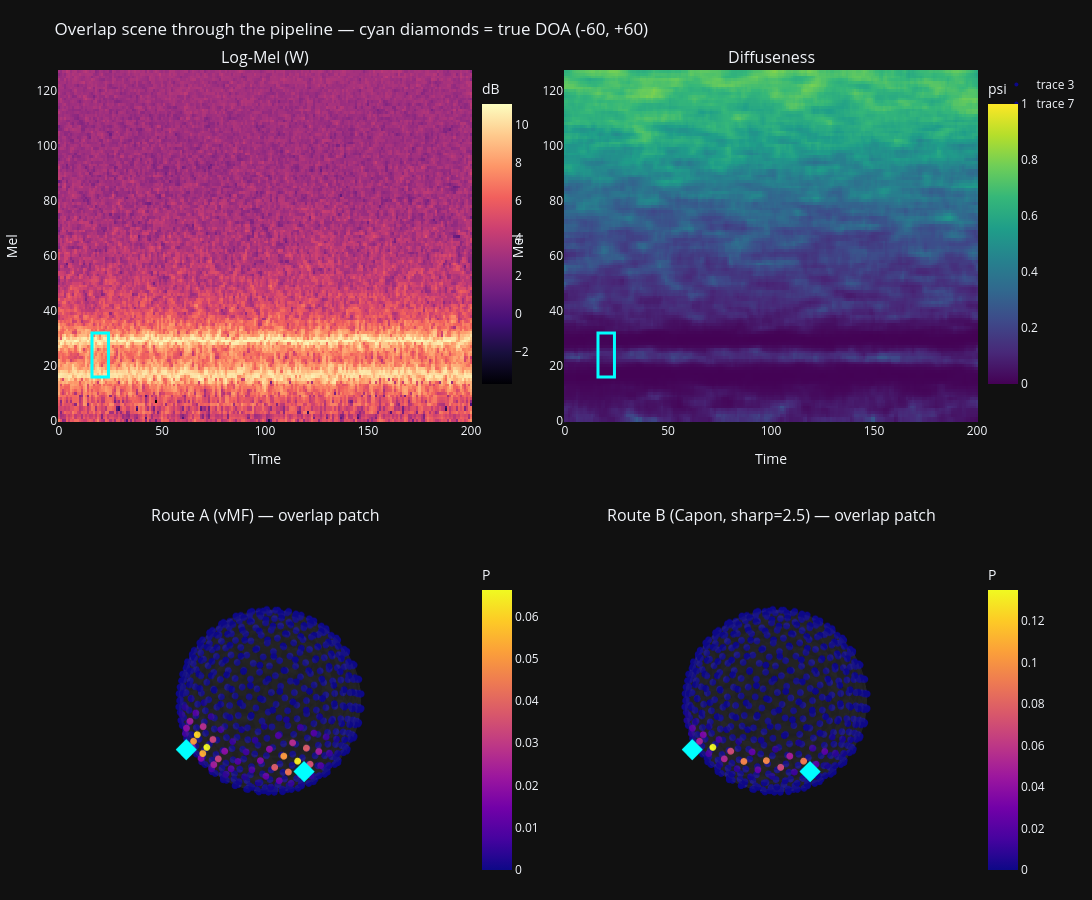

Source (notebook cell):
### Code cell
# ---------- Dashboard: spheres + ground-truth markers ----------
X, Y, Z = G[:, 0], G[:, 1], G[:, 2]
az_deg, el_deg = np.degrees(np.arctan2(Y, X)) % 360, np.degrees(np.arcsin(np.clip(Z, -1, 1)))
hull = ConvexHull(G); im, jm, km = hull.simplices[:, 0], hull.simplices[:, 1], hull.simplices[:, 2]
gt_dirs = [(math.cos(math.radians(a)), math.sin(math.radians(a)), 0.0) for a, e, f in TRUE]

fig = make_subplots(rows=2, cols=2,
    specs=[[{'type': 'xy'}, {'type': 'xy'}], [{'type': 'scene'}, {'type': 'scene'}]],
    subplot_titles=("Log-Mel (W)", "Diffuseness",
                    "Route A (vMF) — overlap patch", f"Route B (Capon, sharp={SHARP}) — overlap patch"),
    vertical_spacing=0.13)

def box(p_t, p_f, row, col):
    fig.add_shape(type="rect", x0=p_t*tshape, y0=p_f*fshape, x1=(p_t+1)*tshape, y1=(p_f+1)*fshape,
                  line=dict(color="cyan", width=3), row=row, col=col)
def sphere(q, cb_x, row, col):
    fig.add_trace(go.Mesh3d(x=X, y=Y, z=Z, i=im, j=jm, k=km, color='gray', opacity=0.1,
                            alphahull=0, showscale=False, hoverinfo='skip'), row=row, col=col)
    fig.add_trace(go.Scatter3d(x=X, y=Y, z=Z, mode='markers',
        marker=dict(size=4, color=q, colorscale='Plasma', colorbar=dict(title="P", x=cb_x, y=0.2, len=0.4)),
        text=[f"Az:{a:.0f} El:{e:.0f}<br>P:{p:.4f}" for a, e, p in zip(az_deg, el_deg, q)],
        hoverinfo="text"), row=row, col=col)
    for gx, gy, gz in gt_dirs:                       # cyan diamonds = true DOAs
        fig.add_trace(go.Scatter3d(x=[gx*1.15], y=[gy*1.15], z=[gz*1.15], mode="markers",
            marker=dict(size=7, color="cyan", symbol="diamond"), showlegend=False, hoverinfo="skip"),
            row=row, col=col)

fig.add_trace(go.Heatmap(z=logmel_W, colorscale='Magma', colorbar=dict(title="dB", x=0.45, y=0.8, len=0.4)), row=1, col=1); box(pt, pf, 1, 1)
fig.add_trace(go.Heatmap(z=diff_map, zmin=0, zmax=1, colorscale='Viridis', colorbar=dict(title="psi", x=1.0, y=0.8, len=0.4)), row=1, col=2); box(pt, pf, 1, 2)
sphere(qA, 0.45, 2, 1); sphere(qB, 1.0, 2, 2)
no_axis = dict(showbackground=False, showgrid=False, zeroline=False, showticklabels=False, title='')
fig.update_layout(height=900, width=1100, template="plotly_dark",
                  scene=dict(xaxis=no_axis, yaxis=no_axis, zaxis=no_axis),
                  scene2=dict(xaxis=no_axis, yaxis=no_axis, zaxis=no_axis),
                  margin=dict(l=20, r=20, b=20, t=70),
                  title="Overlap scene through the pipeline — cyan diamonds = true DOA (-60, +60)")
fig.update_xaxes(title_text="Time", row=1); fig.update_yaxes(title_text="Mel", row=1)
fig.show()

### Figure 1 — Plotly figure (JSON) as saved in the notebook; plotly's stock layout.template omitted (floating-point values rounded to 4 significant figures; data arrays with more than 128 entries replaced by an {"elided": "..."} marker saying what was removed)
{"data": [{"colorbar": {"len": 0.4, "title": {"text": "dB"}, "x": 0.45, "y": 0.8}, "colorscale": [[0, "#000004"], [0.1111, "#180f3d"], [0.2222, "#440f76"], [0.3333, "#721f81"], [0.4444, "#9e2f7f"], [0.5556, "#cd4071"], [0.6667, "#f1605d"], [0.7778, "#fd9668"], [0.8889, "#feca8d"], [1, "#fcfdbf"]], "type": "heatmap", "xaxis": "x", "yaxis": "y", "z": {"elided": "128x201 float values"}}, {"colorbar": {"len": 0.4, "title": {"text": "psi"}, "x": 1, "y": 0.8}, "colorscale": [[0, "#440154"], [0.1111, "#482878"], [0.2222, "#3e4989"], [0.3333, "#31688e"], [0.4444, "#26828e"], [0.5556, "#1f9e89"], [0.6667, "#35b779"], [0.7778, "#6ece58"], [0.8889, "#b5de2b"], [1, "#fde725"]], "type": "heatmap", "xaxis": "x2", "yaxis": "y2", "z": {"elided": "128x201 float values"}, "zmax": 1, "zmin": 0}, {"alphahull": 0, "color": "gray", "hoverinfo": "skip", "i": {"elided": "1020 int values"}, "j": {"elided": "1020 int values"}, "k": {"elided": "1020 int values"}, "opacity": 0.1, "scene": "scene", "showscale": false, "type": "mesh3d", "x": {"elided": "512 float values"}, "y": {"elided": "512 float values"}, "z": {"elided": "512 float values"}}, {"hoverinfo": "text", "marker": {"color": {"elided": "512 float values"}, "colorbar": {"len": 0.4, "title": {"text": "P"}, "x": 0.45, "y": 0.2}, "colorscale": [[0, "#0d0887"], [0.1111, "#46039f"], [0.2222, "#7201a8"], [0.3333, "#9c179e"], [0.4444, "#bd3786"], [0.5556, "#d8576b"], [0.6667, "#ed7953"], [0.7778, "#fb9f3a"], [0.8889, "#fdca26"], [1, "#f0f921"]], "size": 4}, "mode": "markers", "scene": "scene", "text": {"elided": "512 str values"}, "type": "scatter3d", "x": {"elided": "512 float values"}, "y": {"elided": "512 float values"}, "z": {"elided": "512 float values"}}, {"hoverinfo": "skip", "marker": {"color": "cyan", "size": 7, "symbol": "diamond"}, "mode": "markers", "scene": "scene", "showlegend": false, "type": "scatter3d", "x": [1.15], "y": [0], "z": [0]}, {"hoverinfo": "skip", "marker": {"color": "cyan", "size": 7, "symbol": "diamond"}, "mode": "markers", "scene": "scene", "showlegend": false, "type": "scatter3d", "x": [0.575], "y": [0.9959], "z": [0]}, {"alphahull": 0, "color": "gray", "hoverinfo": "skip", "i": {"elided": "1020 int values"}, "j": {"elided": "1020 int values"}, "k": {"elided": "1020 int values"}, "opacity": 0.1, "scene": "scene2", "showscale": false, "type": "mesh3d", "x": {"elided": "512 float values"}, "y": {"elided": "512 float values"}, "z": {"elided": "512 float values"}}, {"hoverinfo": "text", "marker": {"color": {"elided": "512 float values"}, "colorbar": {"len": 0.4, "title": {"text": "P"}, "x": 1, "y": 0.2}, "colorscale": [[0, "#0d0887"], [0.1111, "#46039f"], [0.2222, "#7201a8"], [0.3333, "#9c179e"], [0.4444, "#bd3786"], [0.5556, "#d8576b"], [0.6667, "#ed7953"], [0.7778, "#fb9f3a"], [0.8889, "#fdca26"], [1, "#f0f921"]], "size": 4}, "mode": "markers", "scene": "scene2", "text": {"elided": "512 str values"}, "type": "scatter3d", "x": {"elided": "512 float values"}, "y": {"elided": "512 float values"}, "z": {"elided": "512 float values"}}, {"hoverinfo": "skip", "marker": {"color": "cyan", "size": 7, "symbol": "diamond"}, "mode": "markers", "scene": "scene2", "showlegend": false, "type": "scatter3d", "x": [1.15], "y": [0], "z": [0]}, {"hoverinfo": "skip", "marker": {"color": "cyan", "size": 7, "symbol": "diamond"}, "mode": "markers", "scene": "scene2", "showlegend": false, "type": "scatter3d", "x": [0.575], "y": [0.9959], "z": [0]}], "layout": {"annotations": [{"font": {"size": 16}, "showarrow": false, "text": "Log-Mel (W)", "x": 0.225, "xanchor": "center", "xref": "paper", "y": 1, "yanchor": "bottom", "yref": "paper"}, {"font": {"size": 16}, "showarrow": false, "text": "Diffuseness", "x": 0.775, "xanchor": "center", "xref": "paper", "y": 1, "yanchor": "bottom", "yref": "paper"}, {"font": {"size": 16}, "showarrow": false, "text": "Route A (vMF) — overlap patch", "x": 0.225, "xanchor": "center", "xref": "paper", "y": 0.435, "yanchor": "bottom", "yref": "paper"}, {"font": {"size": 16}, "showarrow": false, "text": "Route B (Capon, sharp=2.5) — overlap patch", "x": 0.775, "xanchor": "center", "xref": "paper", "y": 0.435, "yanchor": "bottom", "yref": "paper"}], "height": 900, "margin": {"b": 20, "l": 20, "r": 20, "t": 70}, "scene": {"domain": {"x": [0, 0.45], "y": [0, 0.435]}, "xaxis": {"showbackground": false, "showgrid": false, "showticklabels": false, "title": {"text": ""}, "zeroline": false}, "yaxis": {"showbackground": false, "showgrid": false, "showticklabels": false, "title": {"text": ""}, "zeroline": false}, "zaxis": {"showbackground": false, "showgrid": false, "showticklabels": false, "title": {"text": ""}, "zeroline": false}}, "scene2": {"domain": {"x": [0.55, 1], "y": [0, 0.435]}, "xaxis": {"showbackground": false, "showgrid": false, "showticklabels": false, "title": {"text": ""}, "zeroline": false}, "yaxis": {"showbackground": false, "showgrid": false, "showticklabels": false, "title": {"text": ""}, "zeroline": false}, "zaxis": {"showbackground": false, "showgrid": false, "showticklabels": false, "title": {"text": ""}, "zeroline": false}}, "shapes": [{"line": {"color": "cyan", "width": 3}, "type": "rect", "x0": 16, "x1": 24, "xref": "x", "y0": 16, "y1": 32, "yref": "y"}, {"line": {"color": "cyan", "width": 3}, "type": "rect", "x0": 16, "x1": 24, "xref": "x2", "y0": 16, "y1": 32, "yref": "y2"}], "title": {"text": "Overlap scene through the pipeline — cyan diamonds = true DOA (-60, +60)"}, "width": 1100, "xaxis": {"anchor": "y", "domain": [0, 0.45], "title": {"text": "Time"}}, "xaxis2": {"anchor": "y2", "domain": [0.55, 1], "title": {"text": "Time"}}, "yaxis": {"anchor": "x", "domain": [0.565, 1], "title": {"text": "Mel"}}, "yaxis2": {"anchor": "x2", "domain": [0.565, 1], "title": {"text": "Mel"}}}}
